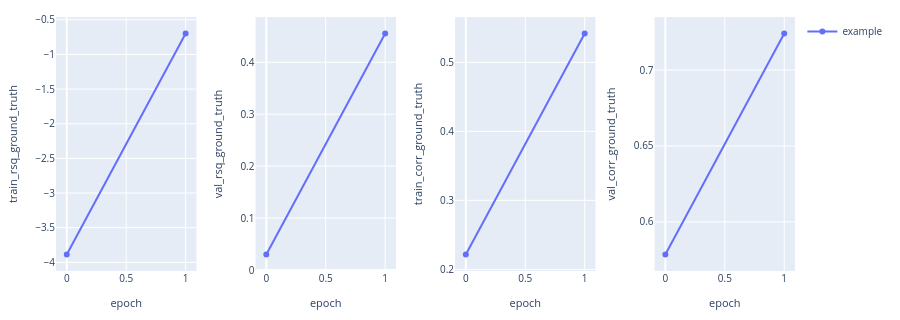

The notebook cell this image was saved under:
### Code cell
analysis = BagOfWordsAnalysisConfig.from_grouped({"example": [(0, config.study_folder)]})

analysis.plot_vs_epoch([
    rsq_expr(split="train", y="ground_truth"),
    rsq_expr(split="val", y="ground_truth"),
    corr_expr(split="train", y="ground_truth"),
    corr_expr(split="val", y="ground_truth"),
])

### Figure 1 — Plotly figure (JSON) as saved in the notebook; plotly's stock layout.template omitted (floating-point values rounded to 4 significant figures)
{"data": [{"customdata": [[0.2, 1], [0.2, 1]], "hovertemplate": "epoch: %{x}<br>train_rsq_ground_truth: %{y}<br>dataset corr: %{customdata[0]}<br>n_seeds: %{customdata[1]}<extra>example</extra>", "legendgroup": "example", "line": {"color": "#636EFA", "dash": "solid"}, "marker": {"color": "#636EFA"}, "mode": "lines+markers", "name": "example", "showlegend": true, "type": "scatter", "x": [0, 1], "xaxis": "x", "y": [-3.888, -0.6967], "yaxis": "y"}, {"customdata": [[0.2, 1], [0.2, 1]], "hovertemplate": "epoch: %{x}<br>val_rsq_ground_truth: %{y}<br>dataset corr: %{customdata[0]}<br>n_seeds: %{customdata[1]}<extra>example</extra>", "legendgroup": "example", "line": {"color": "#636EFA", "dash": "solid"}, "marker": {"color": "#636EFA"}, "mode": "lines+markers", "name": "example", "showlegend": false, "type": "scatter", "x": [0, 1], "xaxis": "x2", "y": [0.02977, 0.4554], "yaxis": "y2"}, {"customdata": [[0.2, 1], [0.2, 1]], "hovertemplate": "epoch: %{x}<br>train_corr_ground_truth: %{y}<br>dataset corr: %{customdata[0]}<br>n_seeds: %{customdata[1]}<extra>example</extra>", "legendgroup": "example", "line": {"color": "#636EFA", "dash": "solid"}, "marker": {"color": "#636EFA"}, "mode": "lines+markers", "name": "example", "showlegend": false, "type": "scatter", "x": [0, 1], "xaxis": "x3", "y": [0.2215, 0.5419], "yaxis": "y3"}, {"customdata": [[0.2, 1], [0.2, 1]], "hovertemplate": "epoch: %{x}<br>val_corr_ground_truth: %{y}<br>dataset corr: %{customdata[0]}<br>n_seeds: %{customdata[1]}<extra>example</extra>", "legendgroup": "example", "line": {"color": "#636EFA", "dash": "solid"}, "marker": {"color": "#636EFA"}, "mode": "lines+markers", "name": "example", "showlegend": false, "type": "scatter", "x": [0, 1], "xaxis": "x4", "y": [0.5784, 0.7241], "yaxis": "y4"}], "layout": {"font": {"size": 11}, "height": 320, "legend": {"font": {"size": 10}, "x": 1.01, "xanchor": "left", "y": 1.0, "yanchor": "top"}, "margin": {"b": 40, "l": 50, "r": 105, "t": 15}, "title": {}, "xaxis": {"anchor": "y", "domain": [0.0, 0.19], "tickfont": {"size": 10}, "title": {"font": {"size": 11}, "text": "epoch"}}, "xaxis2": {"anchor": "y2", "domain": [0.27, 0.46], "tickfont": {"size": 10}, "title": {"font": {"size": 11}, "text": "epoch"}}, "xaxis3": {"anchor": "y3", "domain": [0.54, 0.73], "tickfont": {"size": 10}, "title": {"font": {"size": 11}, "text": "epoch"}}, "xaxis4": {"anchor": "y4", "domain": [0.81, 1.0], "tickfont": {"size": 10}, "title": {"font": {"size": 11}, "text": "epoch"}}, "yaxis": {"anchor": "x", "domain": [0.0, 1.0], "tickfont": {"size": 10}, "title": {"font": {"size": 11}, "text": "train_rsq_ground_truth"}}, "yaxis2": {"anchor": "x2", "domain": [0.0, 1.0], "tickfont": {"size": 10}, "title": {"font": {"size": 11}, "text": "val_rsq_ground_truth"}}, "yaxis3": {"anchor": "x3", "domain": [0.0, 1.0], "tickfont": {"size": 10}, "title": {"font": {"size": 11}, "text": "train_corr_ground_truth"}}, "yaxis4": {"anchor": "x4", "domain": [0.0, 1.0], "tickfont": {"size": 10}, "title": {"font": {"size": 11}, "text": "val_corr_ground_truth"}}}}
